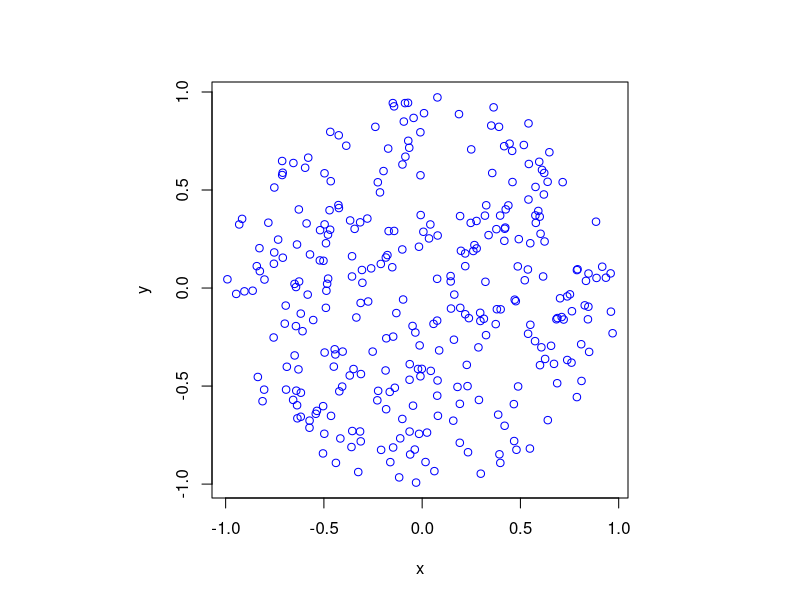
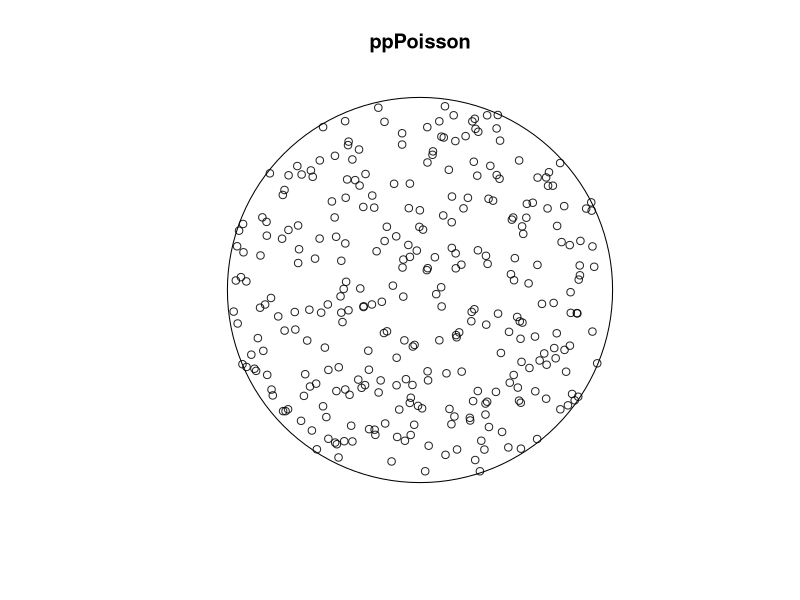
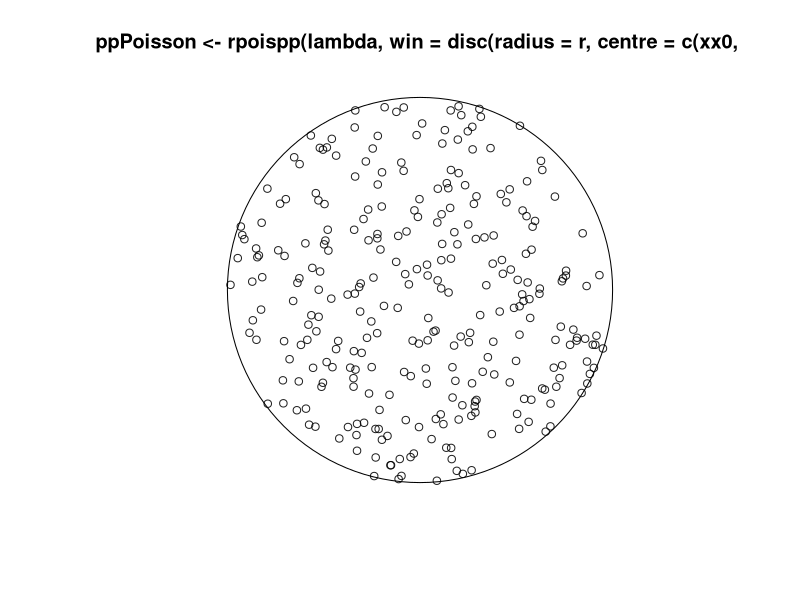

Here is the R script that generated these plots, in order:
#Simulate a Poisson point process on a rectangle
#Author: H. Paul Keeler, 2018.

#Simulation window parameters
r=1; #radius of disk
xx0=0; yy0=0; #centre of disk

areaTotal=pi*r^2; #area of disk

#Point process parameters
lambda=100; #intensity (ie mean density) of the Poisson process

#Simulate Poisson point process
numbPoints=rpois(1,areaTotal*lambda);#Poisson number of points
theta=2*pi*runif(numbPoints);#angular  of Poisson points
rho=r*sqrt(runif(numbPoints));#radial coordinates of Poisson points

#Convert from polar to Cartesian coordinates
xx=rho*cos(theta);
yy=rho*sin(theta);

#Shift centre of disk to (xx0,yy0)
xx=xx+xx0;
yy=yy+yy0;

#Plotting
par(pty="s")
plot(xx,yy,'p',xlab='x',ylab='y',col='blue');

#Simulate a Poisson point process with spatstat library
library("spatstat");
ppPoisson<-rpoispp(lambda,win=disc(radius=r,centre=c(xx0,yy0))) #create Poisson "point pattern" object
plot(ppPoisson); #Plot point pattern object
#retrieve x/y values from point pattern object
xx=ppPoisson$x; 
yy=ppPoisson$y;

#do the above, but in one line
plot(ppPoisson<-rpoispp(lambda,win=disc(radius=r,centre=c(xx0,yy0))) ); #create and plot point pattern object
